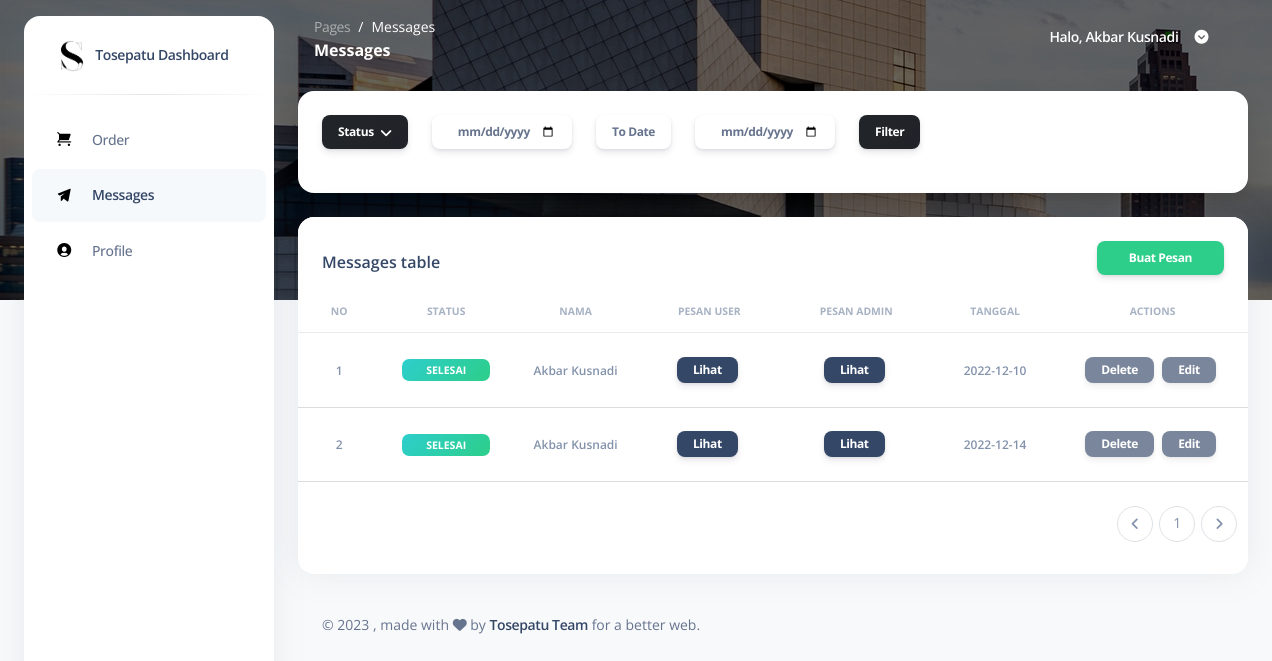
Page /pages/messages-users.php (signed in) on the committed database.
### tables this page shows
CREATE TABLE `tb_user` (
  `id` int(2) NOT NULL,
  `nama` varchar(50) NOT NULL,
  `username` varchar(50) NOT NULL,
  `password` varchar(50) NOT NULL,
  `role` int(2) NOT NULL
);

CREATE TABLE `tb_pesan` (
  `id` int(2) NOT NULL,
  `id_user` int(2) NOT NULL,
  `status` enum('menunggu','selesai') NOT NULL,
  `pesan_user` varchar(500) NOT NULL,
  `pesan_admin` varchar(500) NOT NULL,
  `tanggal` date NOT NULL
);

### pages/messages-users.php (the view, shortened to what this page needs)
<?php
include "../connection/koneksi.php";
if (isset($_SESSION["ses_username"]) == "") {
  header("location: ../login.php");
} elseif ($_SESSION["ses_role"] == '1') {
  header("location: logout.php");
} else {
  $data_id = $_SESSION["ses_id"];
}
?>
<!DOCTYPE html>
<html lang="en">
<head>
  <link href="../assets/css/nucleo-icons.css" rel="stylesheet" />
  <link href="../assets/css/nucleo-svg.css" rel="stylesheet" />
  <link href="../assets/css/nucleo-svg.css" rel="stylesheet" />
  <link id="pagestyle" href="../assets/css/argon-dashboard.css" rel="stylesheet" />
</head>
<body class="g-sidenav-show bg-gray-100">
  <div class="min-height-300 position-absolute w-100"></div>
  <aside class="sidenav bg-white navbar navbar-vertical navbar-expand-xs border-0 border-radius-xl my-3 fixed-start ms-4" id="sidenav-main">
    <div class="sidenav-header">
      <a class="navbar-brand m-0" href="dashboard.php">
        <img src="../assets/images/icon.png" class="navbar-brand-img h-100" alt="main_logo" />
        <span class="ms-1 font-weight-bold">Tosepatu Dashboard</span>
      </a>
    </div>
    <hr class="horizontal dark mt-0" />
    <div class="collapse navbar-collapse w-auto" id="sidenav-collapse-main">
      <ul class="navbar-nav">
        <li class='nav-item'>
          <a class='nav-link' href='orders.php'>
            <div class='icon icon-shape icon-sm border-radius-md text-center me-2 d-flex align-items-center justify-content-center'>
              <i class='ni ni-cart text-warning text-sm opacity-10'></i>
            </div>
            <span class='nav-link-text ms-1'>Order</span>
          </a>
        </li>
        <li class='nav-item'>
          <a class='nav-link active' href='messages-users.php'>
            <div class='icon icon-shape icon-sm border-radius-md text-center me-2 d-flex align-items-center justify-content-center'>
              <i class='ni ni-send text-warning text-sm opacity-10'></i>
            </div>
            <span class='nav-link-text ms-1'>Messages</span>
          </a>
        </li>
        <li class='nav-item'>
          <a class='nav-link' href='profile.php'>
            <div class='icon icon-shape icon-sm border-radius-md text-center me-2 d-flex align-items-center justify-content-center'>
              <i class='ni ni-circle-08 text-warning text-sm opacity-10'></i>
            </div>
            <span class='nav-link-text ms-1'>Profile</span>
          </a>
        </li>
      </ul>
    </div>
  </aside>
  <main class="main-content position-relative border-radius-lg">
    <nav class="navbar navbar-main navbar-expand-lg px-0 mx-4 shadow-none border-radius-xl" id="navbarBlur" data-scroll="false">
      <div class="container-fluid py-1 px-3">
        <nav aria-label="breadcrumb">
          <ol class="breadcrumb bg-transparent mb-0 pb-0 pt-1 px-0 me-sm-6 me-5">
            <li class="breadcrumb-item text-sm">
              <a class="opacity-5 text-white" href="javascript:;">Pages</a>
            </li>
            <li class="breadcrumb-item text-sm text-white active" aria-current="page">
              Messages
            </li>
          </ol>
          <h6 class="font-weight-bolder text-white mb-0">Messages</h6>
        </nav>
        <div class="collapse navbar-collapse mt-sm-0 mt-2 me-md-0 me-sm-4" id="navbar">
          <ul class="ms-md-auto pe-md-3 d-flex align-items-center navbar-nav justify-content-end">
            <?php
            $tampilprofil = ("SELECT * FROM tb_user WHERE id = '$data_id'");
            $result   = mysqli_query($koneksi, $tampilprofil);
            while ($row = mysqli_fetch_array($result)) {
              $profilName   = $row['nama'];
            ?>
              <li class="nav-item px-3 d-flex align-items-center">
                <a href="javascript:;" class="nav-link text-white font-weight-bold px-0">
                  <span class="d-sm-inline d-none">Halo, <?php echo $profilName ?></span>
                </a>
              </li>
            <?php
            }
            ?>
            <li class="nav-item dropdown pe-2 d-flex align-items-center">
              <a href="#" class="nav-link text-white p-0" id="dropdownMenuButton" data-bs-toggle="dropdown" aria-expanded="false">
                <i class="fa fa-chevron-circle-down cursor-pointer"></i>
              </a>
            </li>
          </ul>
        </div>
      </div>
    </nav>
    <div class="card shadow-lg mx-4 mt-3">
      <div class="card-body">
        <div class="row gx-4">
          <div class="dropdown col-auto">
            <form class="" action="" method="post">
              <button class="btn btn-sm bg-gradient-dark dropdown-toggle mb-1 px-3" id="dropdownMenuButton" data-bs-toggle="dropdown" aria-expanded="false">
                Status
              </button>
            </form>
          </div>
          <form class="row gx-4" action="" method="post">
            <div class="dropdown col-auto">
              <div class="form-group">
                <input class="form-control btn btn-sm bg-gradient-white mb-1 px-3" value="<?php if (isset($_POST['from_date'])) {
                                                                                            echo $_POST['from_date'];
                                                                                          }  ?>" type="date" name="from_date" />
              </div>
            </div>
            <div class="dropdown col-auto">
              <button class="btn btn-sm bg-gradient-white mb-1 px-3" id="dropdownMenuButton" data-bs-toggle="dropdown" aria-expanded="false">
                To Date
              </button>
            </div>
            <div class="dropdown col-auto">
              <div class="form-group">
                <input class="form-control btn btn-sm bg-gradient-white mb-1 px-3" value="<?php if (isset($_POST['to_date'])) {
                                                                                            echo $_POST['to_date'];
                                                                                          }  ?>" type="date" name="to_date" />
              </div>
            </div>
            <div class="dropdown col-auto">
              <button class="btn btn-sm bg-gradient-dark mb-1 px-3" type="submit" aria-expanded="false">
                Filter
              </button>
            </div>
          </form>
        </div>
      </div>
    </div>
    <div class="container-fluid py-4">
      <div class="row">
        <div class="col-12">
          <div class="card mb-4">
            <div class="card-header pb-0">
              <div class="d-flex align-items-center">
                <h6>Messages table</h6>
                <button class="btn btn-success btn-sm ms-auto" data-bs-toggle="modal" data-bs-target="#modal-tambah-pesan">Buat Pesan</button>
              </div>
            </div>
            <div class="card-body px-0 pt-0 pb-2">
              <div class="table-responsive p-0">
                <table class="table align-items-center mb-0">
                  <thead>
                    <tr>
                      <th class="text-center text-uppercase text-secondary text-xxs font-weight-bolder opacity-7">
                        No
                      </th>
                      <th class="text-center text-uppercase text-secondary text-xxs font-weight-bolder opacity-7">
                        Status
                      </th>
                      <th class="text-center text-uppercase text-secondary text-xxs font-weight-bolder opacity-7">
                        Nama
                      </th>
                      <th class="text-center text-uppercase text-secondary text-xxs font-weight-bolder opacity-7">
                        Pesan User
                      </th>
                      <th class="text-center text-uppercase text-secondary text-xxs font-weight-bolder opacity-7">
                        Pesan Admin
                      </th>
                      <th class="text-center text-uppercase text-secondary text-xxs font-weight-bolder opacity-7">
                        Tanggal
                      </th>
                      <th class="text-center text-uppercase text-secondary text-xxs font-weight-bolder opacity-7">
                        Actions
                      </th>
                    </tr>
                  </thead>
                  <tbody>
                    <?php
                    $batas = 20;
                    $halaman = @$_GET['halaman'];
                    if (empty($halaman)) {
                      $posisi = 0;
                      $halaman = 1;
                    } else {
                      $posisi = ($halaman - 1) * $batas;
                    }
                    if (isset($_POST['from_date']) && isset($_POST['to_date'])) {
                      $from_date = $_POST['from_date'];
                      $to_date = $_POST['to_date'];
                      $filter_dek = ("SELECT tb_user.nama, tb_pesan.id, tb_pesan.status, tb_pesan.pesan_user, tb_pesan.pesan_admin, tb_pesan.tanggal FROM tb_pesan INNER JOIN tb_user ON tb_user.id=tb_pesan.id_user WHERE tb_pesan.id_user = '$data_id' and tb_pesan.tanggal BETWEEN '$from_date' AND '$to_date' LIMIT $posisi, $batas");
                      $result   = mysqli_query($koneksi, $filter_dek);
                    } else {
                      $query  = ("SELECT tb_user.nama, tb_pesan.id, tb_pesan.status, tb_pesan.pesan_user, tb_pesan.pesan_admin, tb_pesan.tanggal FROM tb_pesan INNER JOIN tb_user ON tb_user.id=tb_pesan.id_user WHERE tb_pesan.id_user = '$data_id' LIMIT $posisi, $batas");
                      $result = mysqli_query($koneksi, $query);
                    }
                    $no     = 1;
                    while ($row = mysqli_fetch_array($result)) {
                      $MessageId = $row['id'];
                      $MessageNama = $row['nama'];
                      $MessageStatus = $row['status'];
                      $MessageTanggal = $row['tanggal'];
                    ?>
                      <tr>
                        <td class="align-middle text-center">
                          <span class="text-secondary text-xs font-weight-bold"><?php echo $no++; ?></span>
                        </td>
                        <td class="align-middle text-center text-sm">
                          <?php
                          if ($MessageStatus == "menunggu") {
                            echo "
                          <span class='badge badge-sm bg-gradient-warning px-3'>Menunggu</span>
                          ";
                          } elseif ($MessageStatus == "selesai") {
                            echo "
                          <span class='badge badge-sm bg-gradient-success px-4'>Selesai</span>
                            ";
                          }
                          ?>
                        </td>
                        <td class="align-middle text-center">
                          <span class="text-secondary text-xs font-weight-bold"><?php echo $MessageNama; ?></span>
                        </td>
                        <td class="align-middle text-center">
                          <button class="btn btn-dark btn-sm px-3 py-1 me-1 mt-3" data-bs-toggle="modal" data-bs-target="#modal-pesan-user<?php echo $row['id']; ?>">Lihat</button>
                        </td>
                        <td class="align-middle text-center">
                          <?php
                          if ($MessageStatus == "menunggu") {
                            echo "
                          <button disabled class='btn btn-dark btn-sm px-3 py-1 me-1 mt-3' data-bs-toggle='modal' data-bs-target='#modal-pesan-admin$MessageId'>Lihat</button>
                          ";
                          } else {
                            echo "
                            <button class='btn btn-dark btn-sm px-3 py-1 me-1 mt-3' data-bs-toggle='modal' data-bs-target='#modal-pesan-admin$MessageId'>Lihat</button>
                            ";
                          }
                          ?>
                        </td>
                        <td class="align-middle text-center">
                          <span class="text-secondary text-xs font-weight-bold"> <?php echo $MessageTanggal; ?></span>
                        </td>
                        <td class="align-middle text-center">
                          <?php
                          if ($MessageStatus == "selesai") {
                            echo "
                              <button disabled class='btn btn-dark btn-sm px-3 py-1 me-1 mt-3' data-bs-toggle='modal' data-bs-target='#modal-delete-pesan$MessageId'>Delete</button>
                              <button disabled class='btn btn-dark btn-sm px-3 py-1 me-1 mt-3' data-bs-toggle='modal' data-bs-target='#modal-edit$MessageId'>Edit</button>
                              ";
                          } else {
                            echo "
                            <button class='btn btn-dark btn-sm px-3 py-1 me-1 mt-3' data-bs-toggle='modal' data-bs-target='#modal-delete-pesan$MessageId'>Delete</button>
                            <button class='btn btn-dark btn-sm px-3 py-1 me-1 mt-3' data-bs-toggle='modal' data-bs-target='#modal-edit$MessageId'>Edit</button>
                            ";
                          }
                          ?>
                        </td>
                      </tr>
                    <?php
                    }
                    ?>
                  </tbody>
                </table>
              </div>
              <?php
              $ngab = mysqli_query($koneksi, "SELECT tb_user.nama, tb_pesan.id, tb_pesan.status, tb_pesan.pesan_user, tb_pesan.pesan_admin, tb_pesan.tanggal FROM tb_pesan INNER JOIN tb_user ON tb_user.id=tb_pesan.id_user WHERE tb_pesan.id_user = '$data_id'");
              $hitung = $ngab->fetch_all(MYSQLI_ASSOC);
              $jmldata = $hitung[0]['id'];
              $jmlhalaman = ceil($jmldata / $batas);
              $Previous = $halaman - 1;
              $Next = $halaman + 1;
              ?>
              <div class="my-4 ms-2 me-2">
                <nav aria-label="Page navigation example">
                  <ul class="pagination justify-content-end">
                    <li class="page-item">
                      <a class="page-link" href="orders.php?halaman=<?= $Previous; ?>" aria-label="Previous">
                        <i class="fa fa-angle-left"></i>
                      </a>
                    </li>
                    <?php
                    for ($i = 1; $i <= $jmlhalaman; $i++)
                      if ($i != $halaman) {
                        echo "
                       <li class='page-item'><a href=\"orders.php?halaman=$i \" class='page-link'>$i</a></li>
                       ";
                      } else {
                        echo "
                           <li class='page-item'><a class='page-link'>$i</a></li>
                           ";
                      }
                    ?>
                    <li class="page-item">
                      <a class="page-link" href="orders.php?halaman=<?= $Next; ?>" aria-label="Next">
                        <i class="fa fa-angle-right"></i>
                      </a>
                    </li>
                  </ul>
                </nav>
              </div>
            </div>
          </div>
        </div>
      </div>
      <footer class="footer pt-3">
        <div class="container-fluid">
          <div class="row align-items-center justify-content-lg-between">
            <div class="col-lg-6 mb-lg-0 mb-4">
              <div class="copyright text-center text-sm text-muted text-lg-start">
                ©
                , made with <i class="fa fa-heart"></i> by
                <a href="#" class="font-weight-bold">Tosepatu Team</a>
                for a better web.
              </div>
            </div>
          </div>
        </div>
      </footer>
    </div>
  </main>
</body>
</html>

### assets/css/nucleo-svg.css (style rules this page uses)
.icon { display: inline-block; color: #111111; height: 1em; width: 1em; }
.icon-sm { height: 0.8em; width: 0.8em; }
.icon { fill: currentColor; stroke: none; }

### rows in the picture
tb_user: nama "Akbar Kusnadi"
tb_pesan: status "SELESAI", id_user.nama "Akbar Kusnadi", tanggal "2022-12-10"
tb_pesan: status "SELESAI", id_user.nama "Akbar Kusnadi", tanggal "2022-12-14"
